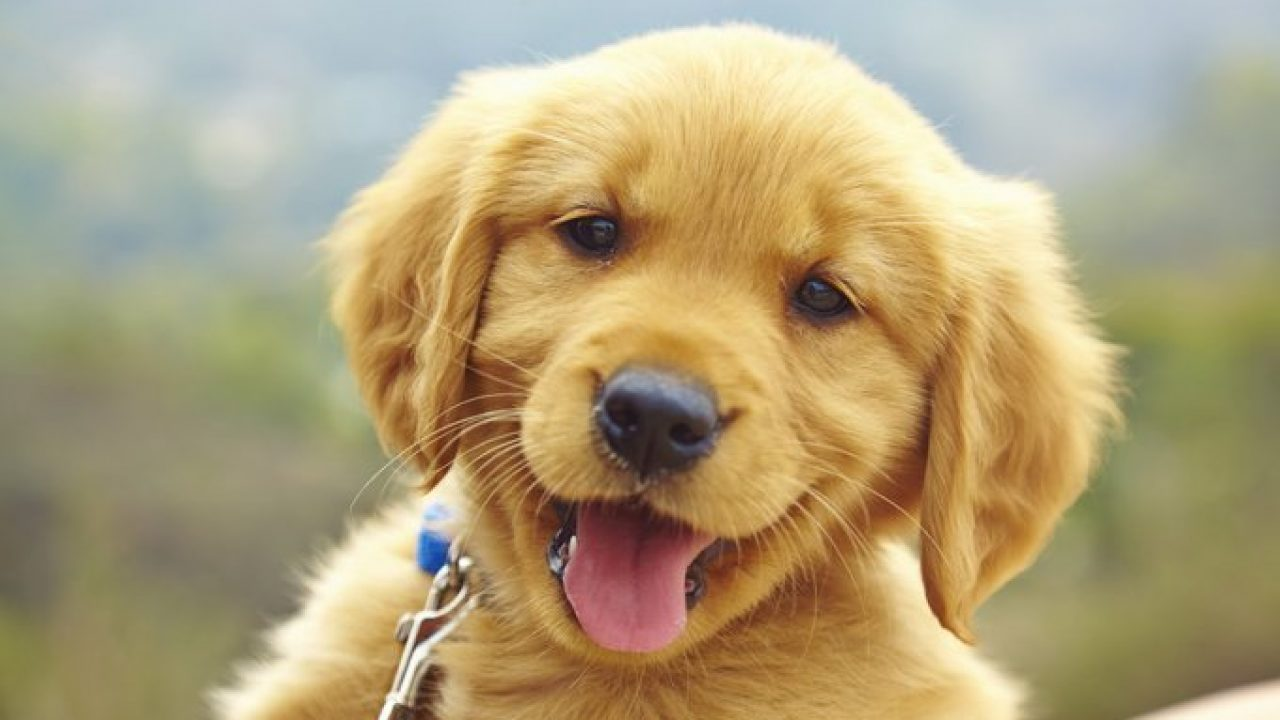
#> input picture fastDeploy_recipes/classifier/example.jpg, 1280 x 720 px
$ python -i detector_utils.py   (imports and definitions only)
#> lines starting #> are read from the running program, lines starting #| are printed output that depends on the picture
import os
import cv2
import numpy as np
from PIL import Image


def read_image_bgr(path):
    """ Read an image in BGR format.
    Args
        path: Path to the image.
    """
    if isinstance(path, str):
        image = np.ascontiguousarray(Image.open(path).convert("RGB"))
#> image is the input picture: shape (720, 1280, 3); mean R, G, B 175.9, 160.4, 122.7
    else:
        path = cv2.cvtColor(path, cv2.COLOR_BGR2RGB)
        image = np.ascontiguousarray(Image.fromarray(path))

    return image[:, :, ::-1]
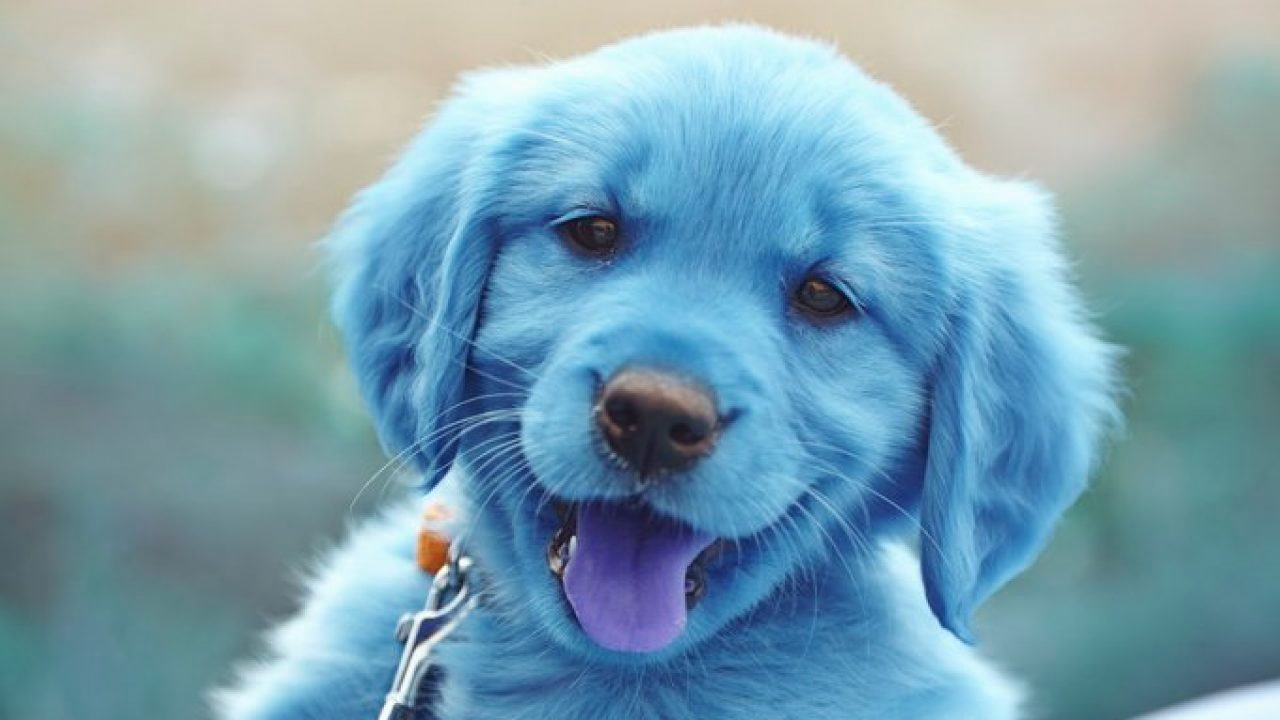
#> returned value: shape (720, 1280, 3); mean of channels 0, 1, 2 122.7, 160.4, 175.9; drawn as R, G, B


def _preprocess_image(x, mode="caffe"):
#> called with mode = 'caffe'
    x = x.astype(np.float32)

    if mode == "tf":
        x /= 127.5
        x -= 1.0
    elif mode == "caffe":
        x -= [103.939, 116.779, 123.68]

    return x


def compute_resize_scale(image_shape, min_side=800, max_side=1333):
    (rows, cols, _) = image_shape

    smallest_side = min(rows, cols)

    scale = min_side / smallest_side

    largest_side = max(rows, cols)
    if largest_side * scale > max_side:
        scale = max_side / largest_side

    return scale


def resize_image(img, min_side=800, max_side=1333):
#> called with min_side = 800, max_side = 1333
    scale = compute_resize_scale(img.shape, min_side=min_side, max_side=max_side)
#> scale = 1.04

    img = cv2.resize(img, None, fx=scale, fy=scale)
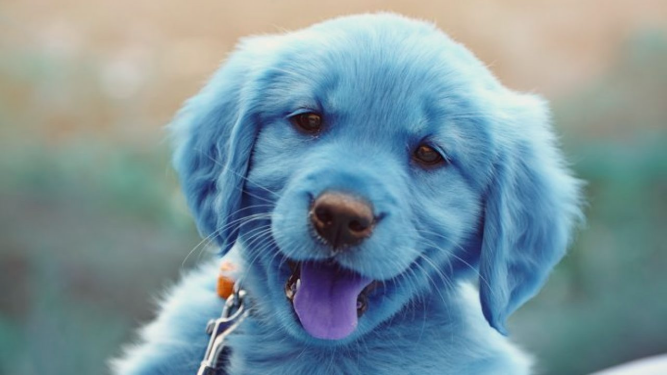
#> img: shape (750, 1333, 3) float32 (shown at 1/2 size); mean of channels 0, 1, 2 18.9, 43.7, 52.2; drawn with min black and max white

    return img, scale


def preprocess_image(
    image_path, min_side=800, max_side=1333,
):
    image = read_image_bgr(image_path)
    image = _preprocess_image(image)
    image, scale = resize_image(image, min_side=min_side, max_side=max_side)
#> scale = 1.04
    return image, scale

>>> result = preprocess_image('../fastDeploy_recipes/classifier/example.jpg')
